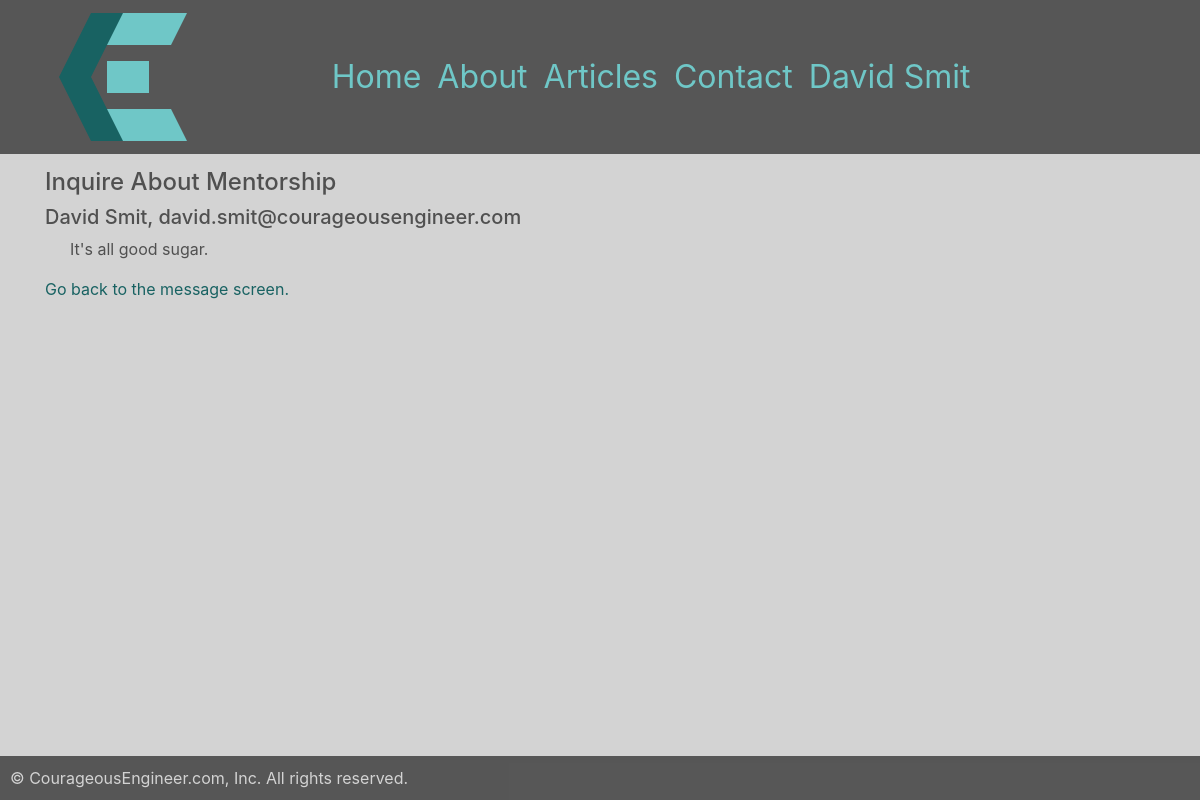
The page /read/message/1 (signed in) on the database its author committed.
### chrissmit/services/db_models.py (models this page shows, shortened)
class User(db.Model, UserMixin):
    id = db.Column(db.Integer, primary_key=True, )
    authorization_level = db.Column(db.String(60), nullable=False, )
    linkedin = db.Column(db.String(100),)
    full_name = db.Column(db.String(45), unique=False, nullable=False,)
    twitter_handle = db.Column(db.String(20), unique=True, nullable=True,)
    email = db.Column(db.String(120), unique=True, nullable=False, )
    image_file = db.Column(db.String(20), nullable=False, default='default.svg', )
    password = db.Column(db.String(60), nullable=False, )
    articles = db.relationship('Article', backref='author', lazy=True)
    edits = db.relationship('ArticleEdits', backref='author', lazy=True)
    content = db.Column(db.Text, nullable=False)

class Reasons(db.Model):
    id = db.Column(db.Integer, primary_key=True)
    desc = db.Column(db.String(50), nullable=False)

class Messages(db.Model):
    id = db.Column(db.Integer, primary_key=True)
    name = db.Column(db.String(100), nullable=False)
    email = db.Column(db.String(120), nullable=False)
    reason = db.Column(db.Integer, db.ForeignKey('reasons.id'))
    content = db.Column(db.Text, nullable=False)

### chrissmit/views/maintenance_views.py (the view)
@blueprint.route('/read/message/<message_id>')
@login_required
def read_message(message_id):
    is_marked_read = messages.mark_read(message_id)
    if not is_marked_read:
        return redirect(url_for('maintenance.read_messages'))
    else:
        message = messages.get_message(message_id)
        return render_template(
            template_name_or_list='maintenance/message.html',
            website_title='Read Message',
            nav_data=navigation.data(),
            message=message,
        )

### chrissmit/services/article.py (called while the page is built)
def get_last(number=4, desc=True):
    full_article = full_article_data()
    if desc:
        return full_article.filter(Article.is_released==True).order_by(Article.posted.desc()).limit(number).all()
    return full_article.filter(Article.is_released==True).limit(number).all()

def full_article_data():
    fields = full_data_fields()
    return fields.join(
        ArticleEdits,
        Article.current_edit_id == ArticleEdits.id,
    ).join(
        User,
        Article.author_id == User.id
    )

def full_data_fields():
    return db.session.query(
        ArticleEdits.id,
        ArticleEdits.article_id,
        Article.posted,
        Article.edited,
        Article.is_released,
        Article.author_id,
        Article.current_edit_id,
        ArticleEdits.title,
        ArticleEdits.preview,
        ArticleEdits.content,
        ArticleEdits.image_file,
        ArticleEdits.user_id,
        ArticleEdits.is_edited,
        ArticleEdits.is_ready_for_release,
        ArticleEdits.edited,
        Article.author_id,
        User.full_name,
    )

### chrissmit/services/db_models.py (called while the page is built)
@login_manager.user_loader
def load_user(user_id):
    return User.query.get(int(user_id))

### chrissmit/services/messages.py (called while the page is built)
def mark_read(message_id):
    message_read = Read.query.filter(
        Read.message_id == int(message_id),
        Read.user_id == current_user.id,
    ).first()
    if not message_read:
        new_read = Read(
            message_id = message_id,
            user_id = current_user.id,
        )
        db.session.add(new_read)
        db.session.commit()
        return False
    else:
        return True

def get_message(message_id):
    full_message = full_message_data()
    return full_message.filter(
        Messages.id == int(message_id)
    ).first()

def full_message_data():
    return db.session.query(
        Messages.id,
        Messages.name,
        Messages.email,
        Messages.content,
        Reasons.desc,
    ).join(
        Reasons,
        Reasons.id == Messages.reason,
    )

### chrissmit/services/navigation.py (called while the page is built)
def data():
    return {
        'articles':article.get_last(4),
        'authors':profile.get_all(),
    }

### chrissmit/services/profile.py (called while the page is built)
def get_all():
    return User.query.all()

### chrissmit/templates/maintenance/message.html (shortened to what this page needs)
{% extends "shared/_layout.html" %}
{% block main_content %}
{% if message %}
    <h4>{{ message.desc }}</h4>
    <h5>{{ message.name }}, {{ message.email }}</h5>
    <p> {{ message.content }}</p>
{% else %}
    <h3>There was a problem, the message could not be found.</h3>
{% endif %}
<a href="{{ url_for('maintenance.read_messages') }}">Go back to the message screen.</a>
{%  endblock %}

### chrissmit/templates/shared/_layout.html (shortened to what this page needs)
<!DOCTYPE html>
<html lang="en">
<head>
    <link rel="stylesheet"
          href="https://stackpath.bootstrapcdn.com/bootstrap/4.1.3/css/bootstrap.min.css"
>
    <link rel="stylesheet" href="/static/css/site.css">
</head>
<body>
    <div class="nav-outer fixed-top">
        <div class="container menu">
            <nav class="navbar navbar-expand-lg col-sm-12">
                <div class="row">
                    <button class="navbar-toggler logo" type="button" data-toggle="collapse" data-target="#navbarNavDropdown " id="logo">
                        <img src="../../../static/img/logo.svg">
                    </button>
                </div>
                <div class="col-sm-9">
                    <div class="collapse navbar-collapse" id="navbarNavDropdown">
                        <ul class="navbar-nav">
                            <li class="nav-item"><a class="nav-link" href="{{ url_for('navigation.index') }}">Home</a></li>
                            <li class="nav-item">
                                <div class="dropdown show">
                                    <a
                                    class="nav-link"
                                    href="#"
                                    role="button"
                                    id="dropdownMenuLink"
                                    data-toggle="dropdown"
                                    aria-haspopup="true"
                                    aria-expanded="false">About</a>
                                </div>
                            </li>
                            <li class="nav-item">
                                <div class="dropdown show">
                                    <a class="nav-link"
                                        href="#" role="button"
                                        id="dropdownMenuLink"
                                        data-toggle="dropdown"
                                        aria-haspopup="true"
                                        aria-expanded="false">Articles</a>
                                </div>
                            </li>
                            <li class="nav-item"><a class="nav-link" href="{{ url_for('navigation.contact') }}">Contact</a></li>
                            {% if current_user.is_authenticated %}
                            <li class="nav-item">
                                <div class="dropdown show">
                                    <a class="nav-link"
                                        href="#" role="button"
                                        id="dropdownMenuLink"
                                        data-toggle="dropdown"
                                        aria-haspopup="true"
                                        aria-expanded="false">{{ current_user.full_name }}</a>
                                </div>
                            {% endif %}
                        </ul>
                    </div>
                </div>
            </nav>
        </div>
    </div>
    <div class="main_content container">
        <div class="row">
            <div class="col-lg-10 col-12">
                {% block main_content %}
                {% endblock %}
            </div>
        </div>
    </div>
    <footer class="">
        © CourageousEngineer.com, Inc. All rights reserved.
    </footer>
</body>
</html>

### chrissmit/static/css/site.css (style rules this page uses)
:root { --backgroundColor: lightgrey; --primaryFontColor: rgba(80,80,80,1); --navBackgroundColor: rgba(80,80,80,0.95); --navDropDownBackgroundColor: rgba(80,80,80,0.8); --navDropDownText: lightgrey; --lightAccent: #6FC7C7; --darkAccent: #186262; --cardHeight: 22rem; --cardWidth: 18rem; --cardPic: 10rem; }
html { background-color: var(--backgroundColor); font-size: 22px; }
@media screen and (min-width: 320px) { html { font-size: calc(16px + 6 * ((100vw - 320px) / 680)); } }
@media screen and (min-width: 1000px) { html { font-size: 16px; } }
body { background-color: var(--backgroundColor); position: relative; min-height: calc(100vh - 160px); }
.main_content { margin-top: 160px; color: var(--primaryFontColor); background-color: var(--backgroundColor); border: 2px; padding-bottom:70px; }
footer { background-color: var(--navBackgroundColor); color: var(--backgroundColor); padding: 10px; position: center; width: 100%; position: absolute; bottom: 0; }
p { padding-left: 25px; padding-right: 25px; }
.nav-outer { background-color: var(--navBackgroundColor); width: 100%; }
nav { font-size: 2rem; margin-left: 0px; margin-right: auto; }
.nav-link { color: var(--lightAccent); text-align: left; margin-left: auto; margin-right: 0px; width: 100% }
a { color: var(--darkAccent); }
#logo { display: inline-block; }
.collapse:not(.show) { float: right; }

### rows shown on the page
User: full_name "David Smit"
Reasons: desc "Inquire About Mentorship"
Messages: name "David Smit", email "david.smit@courageousengineer.com", content "It's all good sugar."
